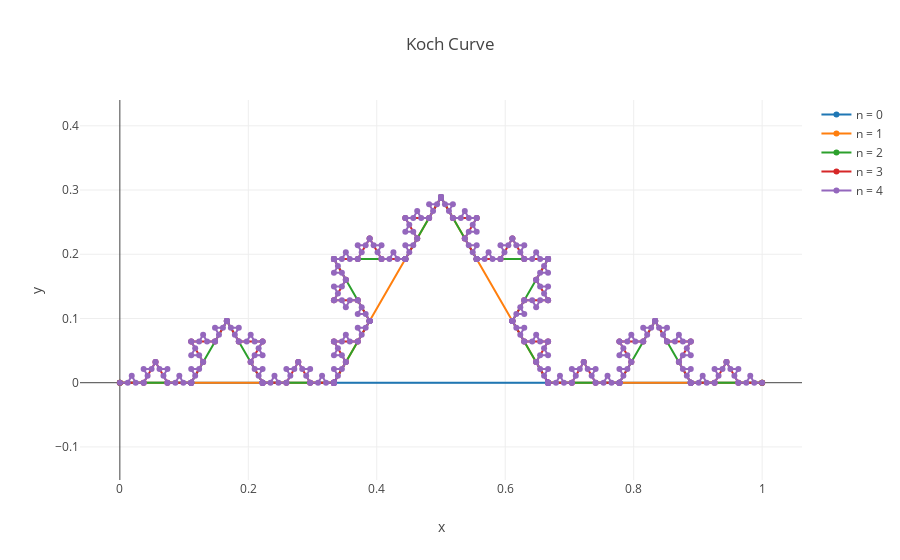

The cell this chart's notebook holds for it:
### Markdown cell above
By applying `koch_curve` recursively we avoid keeping track of old and new segments.

### Code cell
x0, y0 = [0, 1], [0, 0]
x1, y1 = koch_curve(x0, y0, 0)
x2, y2 = koch_curve(x0, y0, 1)
x3, y3 = koch_curve(x0, y0, 2)
x4, y4 = koch_curve(x0, y0, 3)

layout = go.Layout(
    title='Koch Curve',
    xaxis=dict(title='x'),
    yaxis=dict(title='y', scaleanchor='x'),
)

figure = go.Figure([
    go.Scatter(x=x0, y=y0, mode='markers+lines', name='n = 0'),
    go.Scatter(x=x1, y=y1, mode='markers+lines', name='n = 1'),
    go.Scatter(x=x2, y=y2, mode='markers+lines', name='n = 2'),
    go.Scatter(x=x3, y=y3, mode='markers+lines', name='n = 3'),
    go.Scatter(x=x4, y=y4, mode='markers+lines', name='n = 4'),
], layout)

py.iplot(figure)

### Figure 1 — Plotly figure (JSON) as saved in the notebook; plotly's stock layout.template omitted (floating-point values rounded to 4 significant figures; data arrays with more than 128 entries replaced by an {"elided": "..."} marker saying what was removed)
{"data": [{"mode": "markers+lines", "name": "n = 0", "type": "scatter", "uid": "b3bbee96-adf8-4dfa-a77b-de96c2c8c577", "x": [0, 1], "y": [0, 0]}, {"mode": "markers+lines", "name": "n = 1", "type": "scatter", "uid": "96e91be6-b04f-4ce6-8302-789bbd92bcf8", "x": [0, 0.3333, 0.5, 0.6667, 1], "y": [0, 0, 0.2887, 0, 0]}, {"mode": "markers+lines", "name": "n = 2", "type": "scatter", "uid": "61379960-47b4-4afa-8619-af71ad5933d7", "x": [0, 0.1111, 0.1667, 0.2222, 0.3333, 0.3333, 0.3889, 0.3333, 0.4444, 0.5, 0.5, 0.5556, 0.6667, 0.6111, 0.6667, 0.6667, 0.7778, 0.8333, 0.8889, 1], "y": [0, 0, 0.09623, 0, 0, 0, 0.09623, 0.1925, 0.1925, 0.2887, 0.2887, 0.1925, 0.1925, 0.09623, 0, 0, 0, 0.09623, 0, 0]}, {"mode": "markers+lines", "name": "n = 3", "type": "scatter", "uid": "e9dc58d5-8601-4ee2-94e5-26ddcecf9c74", "x": [0, 0.03704, 0.05556, 0.07407, 0.1111, 0.1111, 0.1296, 0.1111, 0.1481, 0.1667, 0.1667, 0.1852, 0.2222, 0.2037, 0.2222, 0.2222, 0.2593, 0.2778, 0.2963, 0.3333, 0.3333, 0.3333, 0.3333, 0.3333, 0.3333, 0.3333, 0.3519, 0.3333, 0.3704, 0.3889, 0.3889, 0.3704, 0.3333, 0.3519, 0.3333, 0.3333, 0.3704, 0.3889, 0.4074, 0.4444, 0.4444, 0.463, 0.4444, 0.4815, 0.5, 0.5, 0.5, 0.5, 0.5, 0.5, 0.5, 0.5185, 0.5556, 0.537, 0.5556, 0.5556, 0.5926, 0.6111, 0.6296, 0.6667, 0.6667, 0.6481, 0.6667, 0.6296, 0.6111, 0.6111, 0.6296, 0.6667, 0.6481, 0.6667, 0.6667, 0.6667, 0.6667, 0.6667, 0.6667, 0.6667, 0.7037, 0.7222, 0.7407, 0.7778, 0.7778, 0.7963, 0.7778, 0.8148, 0.8333, 0.8333, 0.8519, 0.8889, 0.8704, 0.8889, 0.8889, 0.9259, 0.9444, 0.963, 1], "y": [0, 0, 0.03208, 0, 0, 0, 0.03208, 0.06415, 0.06415, 0.09623, 0.09623, 0.06415, 0.06415, 0.03208, 0, 0, 0, 0.03208, 0, 0, 0, 0, 0, 0, 0, 0, 0.03208, 0.06415, 0.06415, 0.09623, 0.09623, 0.1283, 0.1283, 0.1604, 0.1925, 0.1925, 0.1925, 0.2245, 0.1925, 0.1925, 0.1925, 0.2245, 0.2566, 0.2566, 0.2887, 0.2887, 0.2887, 0.2887, 0.2887, 0.2887, 0.2887, 0.2566, 0.2566, 0.2245, 0.1925, 0.1925, 0.1925, 0.2245, 0.1925, 0.1925, 0.1925, 0.1604, 0.1283, 0.1283, 0.09623, 0.09623, 0.06415, 0.06415, 0.03208, 0, 0, 0, 0, 0, 0, 0, 0, 0.03208, 0, 0, 0, 0.03208, 0.06415, 0.06415, 0.09623, 0.09623, 0.06415, 0.06415, 0.03208, 0, 0, 0, 0.03208, 0, 0]}, {"mode": "markers+lines", "name": "n = 4", "type": "scatter", "uid": "6cf8d03d-1810-4b13-a94e-40214ea68db9", "x": {"elided": "470 float values"}, "y": {"elided": "470 float values"}}], "layout": {"title": {"text": "Koch Curve"}, "xaxis": {"title": {"text": "x"}}, "yaxis": {"scaleanchor": "x", "title": {"text": "y"}}}}
